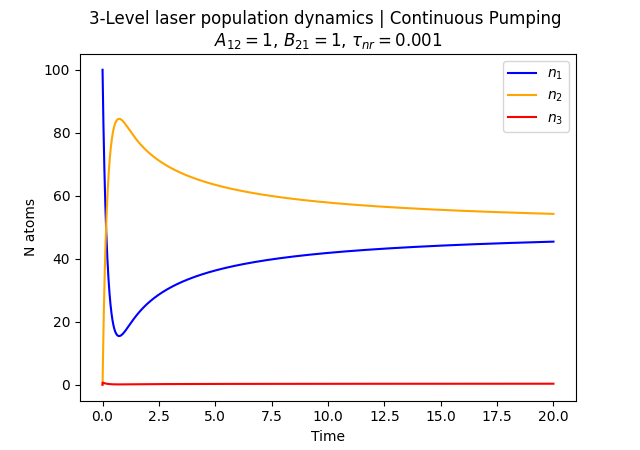

Recreate this plot in Python.
'''
2-level laser simulation

Assumptions:
1. Lasing medium is a homogenous and uniform spherical mass
2. No photons are lost
3. 100% of atoms begin initially in the 2nd excited state, after the initial pump

Units:
1 energy unit is equal to E2 - E1

Energy levels:
E1 = 0
E2 = 1
E3 = 2
'''

# Imports
import numpy as np
import matplotlib.pyplot as plt

# Lasing medium parameters
N = 100 # Number of atoms
E3 = 2 # Energy of 3rd level, relative to energy of 2nd level

# Laser Einstein Coefficient parameters
A12 = 1 # Spontaneous Emission
B21 = 1 # Stimulated Emission
B31 = 50 # Stimulated Emission from E3->E1

# Laser Non-radiative decay parameters
t_nr = 0.001 # Half life of non-radiative decay

# Photon parameters
Ep = 1 # Energy of a single photon

# Pump parameters
J_E = 200 # Energy delivered in a single pump (Units of E2-E1)
I0 = 1/100 # Intensity of a single pumped photon
T = 1000 # Pumping frequency

# Simulation parameters
t = 0
step = 0
dt = 0.001
tf = 20

# Initial Conditions
n1 = 100 # Number of atoms in the ground state
n2 = 0 # Number of atoms in the 1st excited state
n3 = 0 # Number of atoms in the 2nd excited state
E_pump = 0 # Amount of energy pumped into the system

# Logging
n1_t = [n1]
n2_t = [n2]
n3_t = [n3]
p_t = [0]
pi_t = [N/2]
t_t = [t]
r_t = [n2/n1*100]

while t<tf:
	# Calculate P, the photon intensity
	P = I0 * (E_pump - E3*n3 - Ep*n2)/Ep

	'''
	P_pump = 0
	
	# Pump the system at the beginning of simulation cycle, every T units of time
	if step%int(T/dt) == 0:
		E_pump += J_E # Add an additional J_E units of energy
		n1old = n1
		n3old = n3
		n1 = n3old
		n3 = n1old
	'''

	# Calculate n1' and n2'
	dn1_dt = A12*n2 + B21*P*(n2-n1) + B31*0.1*(n3-n1)
	dn2_dt = -1*B21*P*(n2-n1) - A12*n2 + np.log(2)/t_nr * n3
	dn3_dt = -1*np.log(2)/t_nr * n3 - B31*0.1*(n3-n1)



	# Calculate dn1 and dn2
	dn1 = dn1_dt * dt
	dn2 = dn2_dt * dt
	dn3 = dn3_dt * dt

	# Update n1 and n2
	n1 += dn1
	n2 += dn2
	n3 += dn3

	E_pump += 0.1

	# Timestep update
	t += dt
	step += 1

	# Logging
	n1_t.append(n1)
	n2_t.append(n2)
	n3_t.append(n3)
	p_t.append(P)
	pi_t.append(N/2)
	r_t.append(n2/n1*100)
	t_t.append(t)

plt.figure(1)
plt.title('3-Level laser population dynamics | Continuous Pumping \n' r'$A_{12}=$' f'{A12}, ' r'$B_{21}=$' f'{B21}, ' r'$\tau_{nr}=$' f'{t_nr}')
plt.plot(t_t, n1_t, label=r"$n_1$", c='blue')
plt.plot(t_t, n2_t, label=r"$n_2$", c='orange')
plt.plot(t_t, n3_t, label=r"$n_3$", c='red')
#plt.plot(t_t, pi_t, label="Population Inversion Threshold", linestyle="--", c='black')
plt.xlabel("Time")
plt.ylabel("N atoms")
plt.legend()

plt.figure(2)
plt.title('Population Inversion vs Time')
plt.plot(t_t, r_t, label=r"$n_2/n_1$", c='blue')
plt.plot(t_t, 2*np.array(pi_t), label="Population Inversion Threshold", linestyle="--", c='black')
plt.xlabel("Time")
plt.ylabel("%")
plt.ylim(0,200)
plt.legend()


plt.show()
